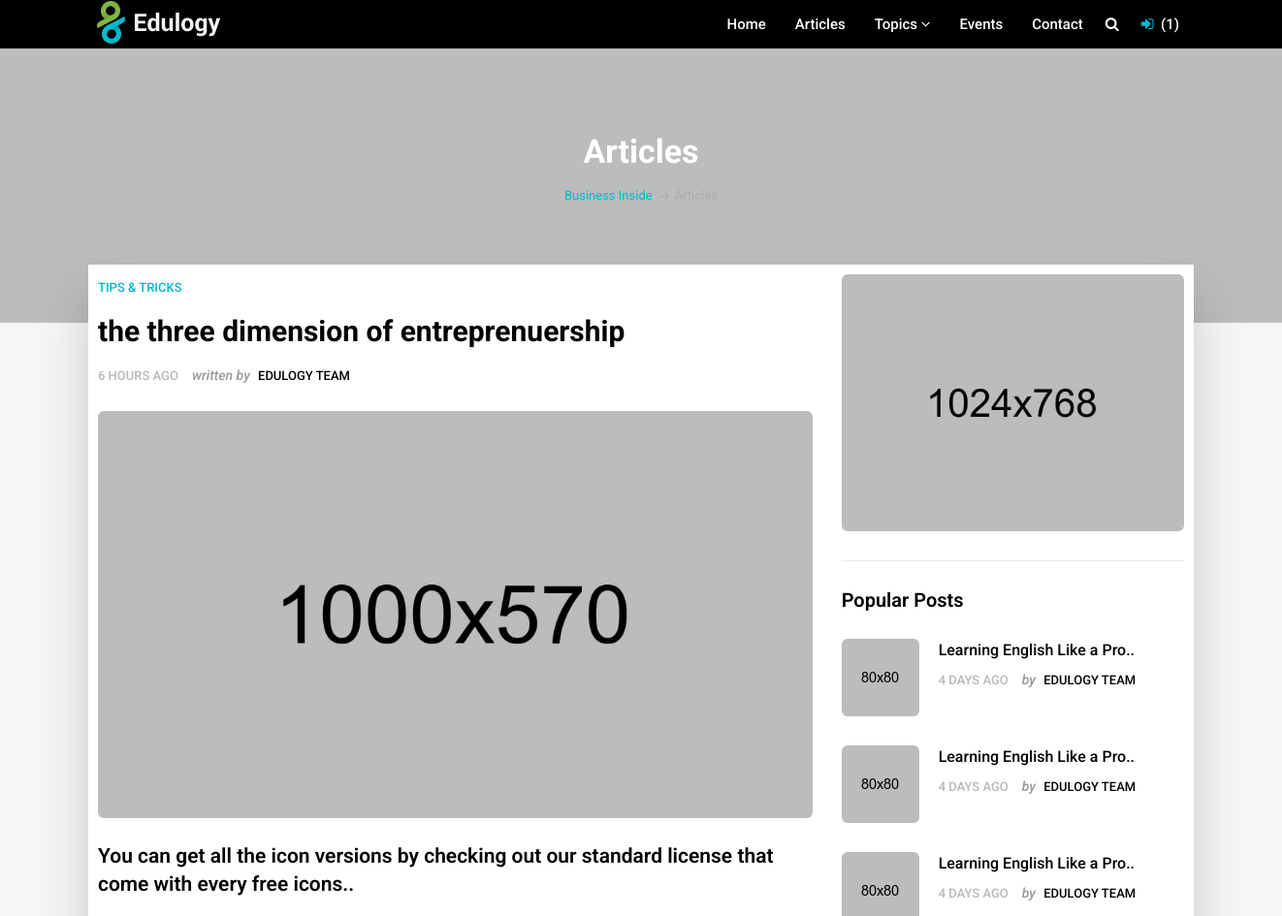
Page /detail/1 (upper part) on the earlier database version.
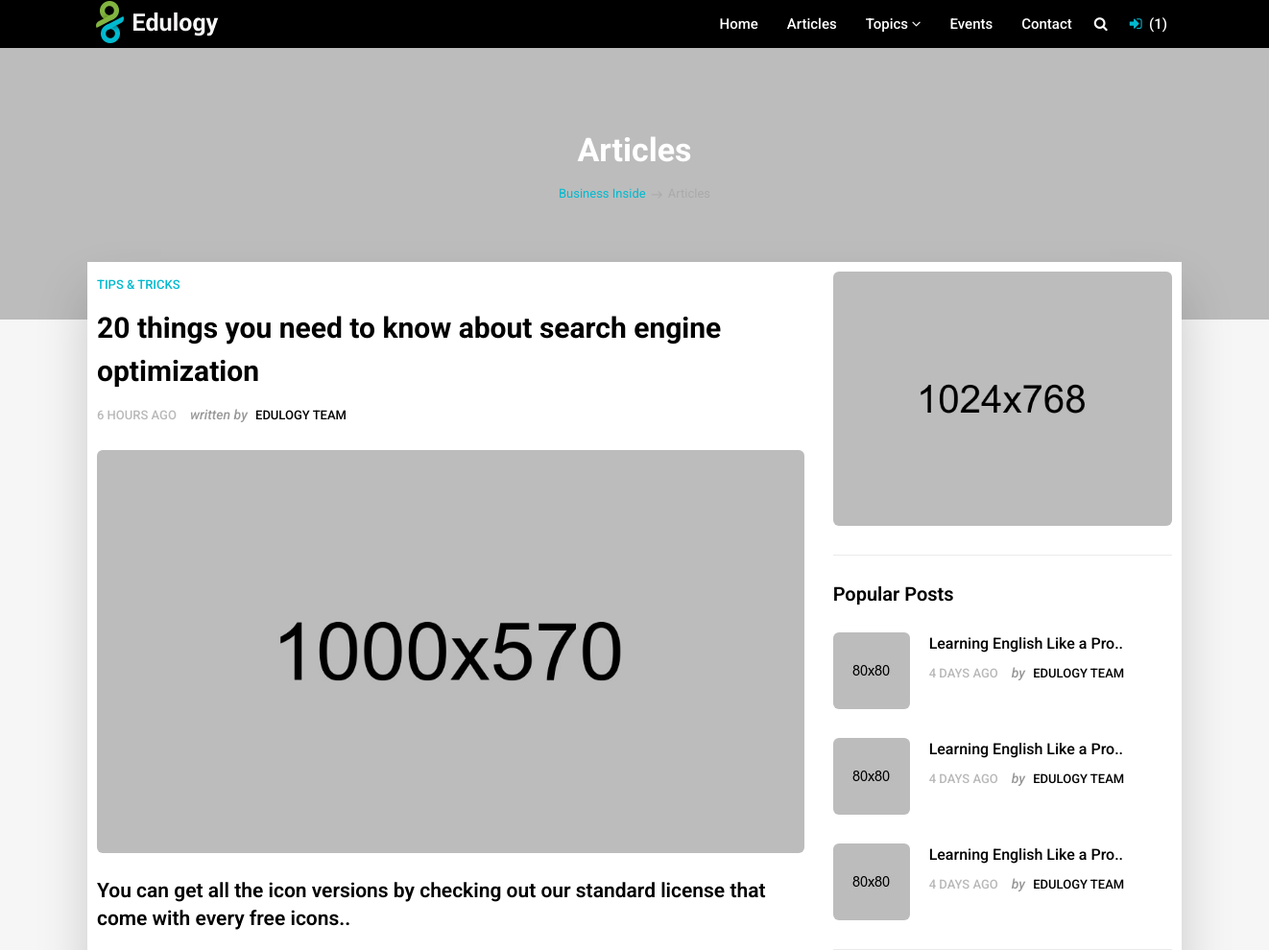
Same page on the later database version.
### Article/models.py (models this page shows, shortened)
class Article(models.Model):
    category = models.ForeignKey(Category,on_delete=models.CASCADE, default=1,)
    preview_image = models.ImageField(upload_to='upload/',blank=True)
    title = models.CharField(max_length=100)
    slug = models.SlugField(max_length=250, unique=True)
    summary = models.TextField(max_length=250, blank=True)
    title_body1 = models.TextField(max_length=1000, blank=True)
    title_body2 = models.TextField(max_length=1000, blank=True)
    title_body3 = models.TextField(max_length=1000, blank=True)
    sub1 = models.CharField(max_length=200, blank=True)
    sub1_child1 = models.CharField(max_length=500, blank=True)
    sub1_child1_body = models.TextField(max_length=1000, blank=True)
    sub1_child2 = models.CharField(max_length=500, blank=True)
    sub1_child2_body = models.TextField(max_length=1000, blank=True)
    sub1_child3 = models.CharField(max_length=500, blank=True)
    sub1_child3_body = models.TextField(max_length=1000, blank=True)
    sub1_child4 = models.CharField(max_length=500, blank=True)
    sub1_child4_body = models.TextField(max_length=1000, blank=True)
    sub1_child5 = models.CharField(max_length=500, blank=True)
    sub1_child5_body = models.TextField(max_length=1000, blank=True)
    sub2 = models.CharField(max_length=200, blank=True)
    sub2_child1 = models.CharField(max_length=500, blank=True)
    sub2_child1_body = models.TextField(max_length=1000, blank=True)
    sub2_child2 = models.CharField(max_length=500, blank=True)
    sub2_child2_body = models.TextField(max_length=1000, blank=True)
    sub2_child3 = models.CharField(max_length=500, blank=True)
    sub2_child3_body = models.TextField(max_length=1000, blank=True)
    sub2_child4 = models.CharField(max_length=500, blank=True)
    sub2_child4_body = models.TextField(max_length=1000, blank=True)
    sub2_child5 = models.CharField(max_length=500, blank=True)
    sub2_child5_body = models.TextField(max_length=1000, blank=True)
    sub3 = models.CharField(max_length=200, blank=True)
    sub3_child1 = models.CharField(max_length=500, blank=True)
    sub3_child1_body = models.TextField(max_length=1000, blank=True)
    sub3_child2 = models.CharField(max_length=500, blank=True)
    sub3_child2_body = models.TextField(max_length=1000, blank=True)
    sub3_child3 = models.CharField(max_length=500, blank=True)
    sub3_child3_body = models.TextField(max_length=1000, blank=True)
    sub3_child4 = models.CharField(max_length=500, blank=True)
    sub3_child4_body = models.TextField(max_length=1000, blank=True)
    sub3_child5 = models.CharField(max_length=500, blank=True)
    sub3_child5_body = models.TextField(max_length=1000, blank=True)
    sub4 = models.CharField(max_length=200, blank=True)
    sub4_child1 = models.CharField(max_length=500, blank=True)
    sub4_child1_body = models.TextField(max_length=1000, blank=True)
    sub4_child2 = models.CharField(max_length=500, blank=True)
    sub4_child2_body = models.TextField(max_length=1000, blank=True)
    sub4_child3 = models.CharField(max_length=500, blank=True)
    sub4_child3_body = models.TextField(max_length=1000, blank=True)
    sub4_child4 = models.CharField(max_length=500, blank=True)
    sub4_child4_body = models.TextField(max_length=1000, blank=True)
    sub4_child5 = models.CharField(max_length=500, blank=True)
    sub4_child5_body = models.TextField(max_length=1000, blank=True)
    sub5 = models.CharField(max_length=200, blank=True)
    sub5_child1 = models.CharField(max_length=500, blank=True)
    sub5_child1_body = models.TextField(max_length=1000, blank=True)
    sub5_child2 = models.CharField(max_length=500, blank=True)
    sub5_child2_body = models.TextField(max_length=1000, blank=True)
    sub5_child3 = models.CharField(max_length=500, blank=True)
    sub5_child3_body = models.TextField(max_length=1000, blank=True)
    sub5_child4 = models.CharField(max_length=500, blank=True)
    sub5_child4_body = models.TextField(max_length=1000, blank=True)
    sub5_child5 = models.CharField(max_length=500, blank=True)
    sub5_child5_body = models.TextField(max_length=1000, blank=True)
    @property
    def comments(self):
        instance = self
        qs = Comment.objects.filter_by_instance(instance)
        return qs
    @property
    def get_content_type(self):
        instance = self
        content_type = ContentType.objects.get_for_model(instance.__class__)
        return content_type

### Article/views.py (the view, shortened to what this page needs)
# urls.py: path('detail/<int:id>', views.detail, name='detail'),
def detail(request,id):
    instance = get_object_or_404(Article,pk=id)
    initial_data={
        'content_type': instance.get_content_type,
        'object_id': instance.id
    }
    form = CommentForm(request.POST or None, initial=initial_data)
    comments = instance.comments
    context={
        'title': instance.title,
        'instance':instance,
        'comments': comments,
        'comment_form':form,
    }
    return render(request,'blog/detail_view.html',context)

### comments/models.py (called while the page is built)
    def filter_by_instance(self, instance):
        content_type = ContentType.objects.get_for_model(instance.__class__)
        obj_id = instance.id
        qs = super(CommentManager, self).filter(content_type=content_type, object_id=obj_id).filter(parent=None)
        return qs

### templates/blog/detail_view.html (shortened to what the changed rows need)
{% extends 'base.html' %}
{% load static %}
{% block content %}
<section class="section gb nopadtop">
            <div class="container">
                <div class="boxed">
                    <div class="row">
                        <div class="col-md-8">
                            <div class="content blog-list">
                                <div class="blog-wrapper clearfix">
                                    <div class="blog-meta">
                                        <small><a href="#">Tips & Tricks</a></small>
                                        <h3>{{ instance.title }}</h3>
                                        <ul class="list-inline">
                                            <li>6 hours ago</li>
                                            <li><span>written by</span> <a href="#">Edulogy Team</a></li>
                                        </ul>
                                    </div>
                                </div>
                            </div>
                        </div>
                    </div>
                </div>
            </div>
        </section>
{% endblock %}

Differences in the rows shown:
changed Article: title "the three dimension of entreprenuership" → "20 things you need to know about search engine optimization"
